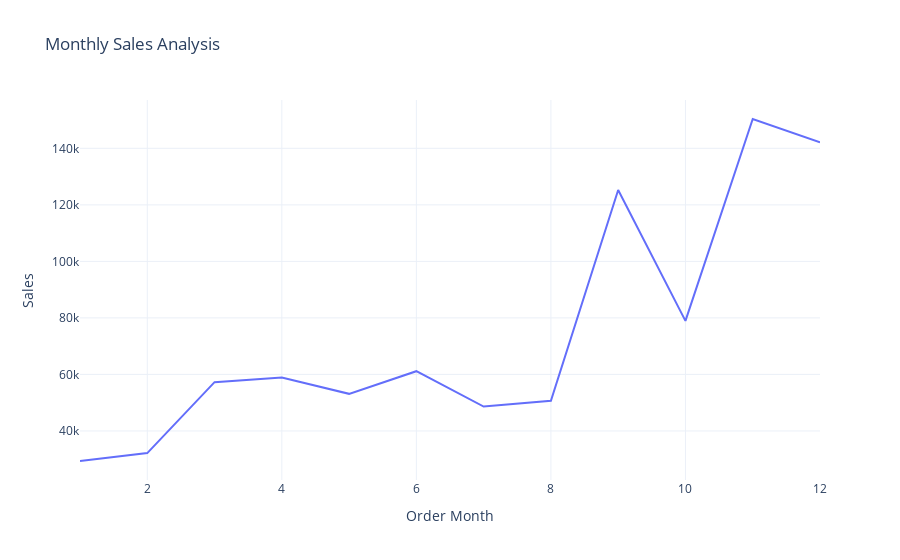

Notebook cell for this chart:
### Code cell
sales_by_month = df.groupby('Order Month')['Sales'].sum().reset_index()
fig = px.line(sales_by_month,x='Order Month', y = 'Sales',title= ' Monthly Sales Analysis')
fig.show()

### Figure 1 — Plotly figure (JSON) as saved in the notebook; plotly's stock layout.template omitted (floating-point values rounded to 4 significant figures)
{"data": [{"hovertemplate": "Order Month=%{x}<br>Sales=%{y}<extra></extra>", "legendgroup": "", "line": {"color": "#636efa", "dash": "solid"}, "marker": {"symbol": "circle"}, "mode": "lines", "name": "", "orientation": "v", "showlegend": false, "type": "scatter", "x": [1, 2, 3, 4, 5, 6, 7, 8, 9, 10, 11, 12], "xaxis": "x", "y": [29370.0, 32170.0, 57260.0, 58890.0, 53130.0, 61140.0, 48620.0, 50660.0, 125200.0, 78960.0, 150400.0, 142100.0], "yaxis": "y"}], "layout": {"legend": {"tracegroupgap": 0}, "title": {"text": " Monthly Sales Analysis"}, "xaxis": {"anchor": "y", "domain": [0, 1], "title": {"text": "Order Month"}}, "yaxis": {"anchor": "x", "domain": [0, 1], "title": {"text": "Sales"}}}}
